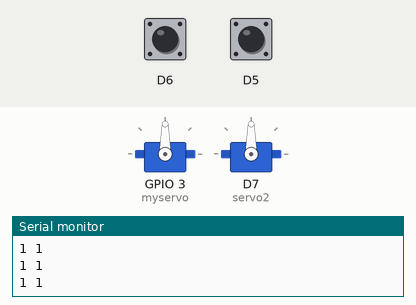
The sketch below on a simulated ESP8266 (NodeMCU). Parts: 2 × servo, the last lines printed to the serial monitor. The test bench sets the inputs (shaded band); at power-on: D6 HIGH, D5 HIGH.

Above: at 1.2 s.
1.3 s: D6 pulled LOW for 0.15 s
At 1.45 s:
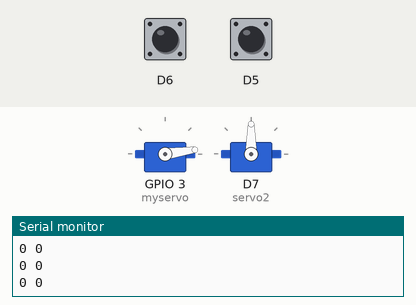
4.3 s: D5 pulled LOW for 0.15 s
At 4.45 s:
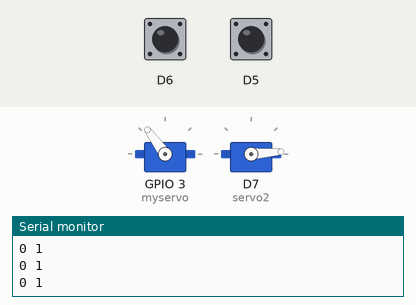
7.3 s: D6 pulled LOW for 1 s
10.3 s: D5 pulled LOW for 1 s
At 15.8 s:
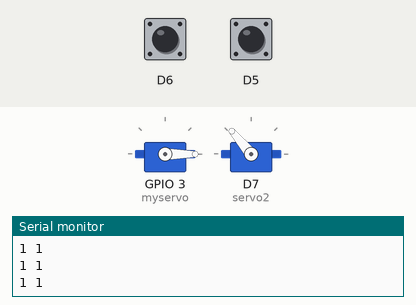
Timing chart, 0 to 17.3 s (numbered marks = the images above; inputs shaded):
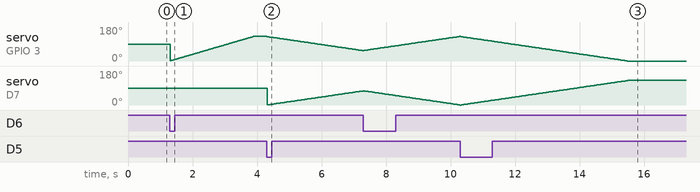

The sketch:

switchingSwitch.ino
```cpp
#include <Servo.h>
Servo myservo;  // create servo object to control a servo
Servo servo2;
// twelve servo objects can be created on most boards
int MAX=130;
int SLOW=1;
int DELAY=20;

volatile int pos = 0;    // variable to store the servo position
volatile int targetPos = 0;

volatile int pos2= 0;    // variable to store the servo position
volatile int targetPos2 = 0;


ICACHE_RAM_ATTR
void onLED(){
  digitalWrite(LED_BUILTIN,LOW);
  targetPos=130;
  targetPos2=0;
}
ICACHE_RAM_ATTR
void offLED(){
  digitalWrite(LED_BUILTIN,HIGH);
  targetPos=0;
  targetPos2=140;
}


void setup() {
  pinMode(D6, INPUT_PULLUP);
  pinMode(D5, INPUT_PULLUP);
  attachInterrupt(digitalPinToInterrupt(D6),onLED,FALLING);
  attachInterrupt(digitalPinToInterrupt(D5),offLED,FALLING);
  myservo.attach(D9);
  servo2.attach(D7);

  Serial.begin (9600);
  // put your setup code here, to run once:

}

void loop() {

  Serial.printf("%d %d\n",digitalRead(D5),digitalRead(D6));
  move();
}

void move(){

  while(targetPos!=pos){
    if(pos<targetPos){
      pos++;
      myservo.write(pos);
      delay(DELAY);
    }
    else if (pos>targetPos){
      pos--;
      myservo.write(pos);
      delay(DELAY);
    }
    if(pos2<targetPos2){
      pos2++;
      servo2.write(pos2);
      delay(DELAY);
    }
    else if (pos2>targetPos2){
      pos2--;
      servo2.write(pos2);
      delay(DELAY);
    }

    else{}

    Serial.printf("%d %d\n",digitalRead(D11),digitalRead(D12));
  }
}
```

Measured:
- after the input at 4.3 s, servo on GPIO 3 (myservo): moves from 130° to 55° over 3.0 s, starting at once
- after the input at 10.3 s, servo on GPIO 3 (myservo): moves from 130° to 0° over 5.2 s, starting at once; servo on D7 (servo2): moves from 0° to 130° over 5.2 s, starting at once
